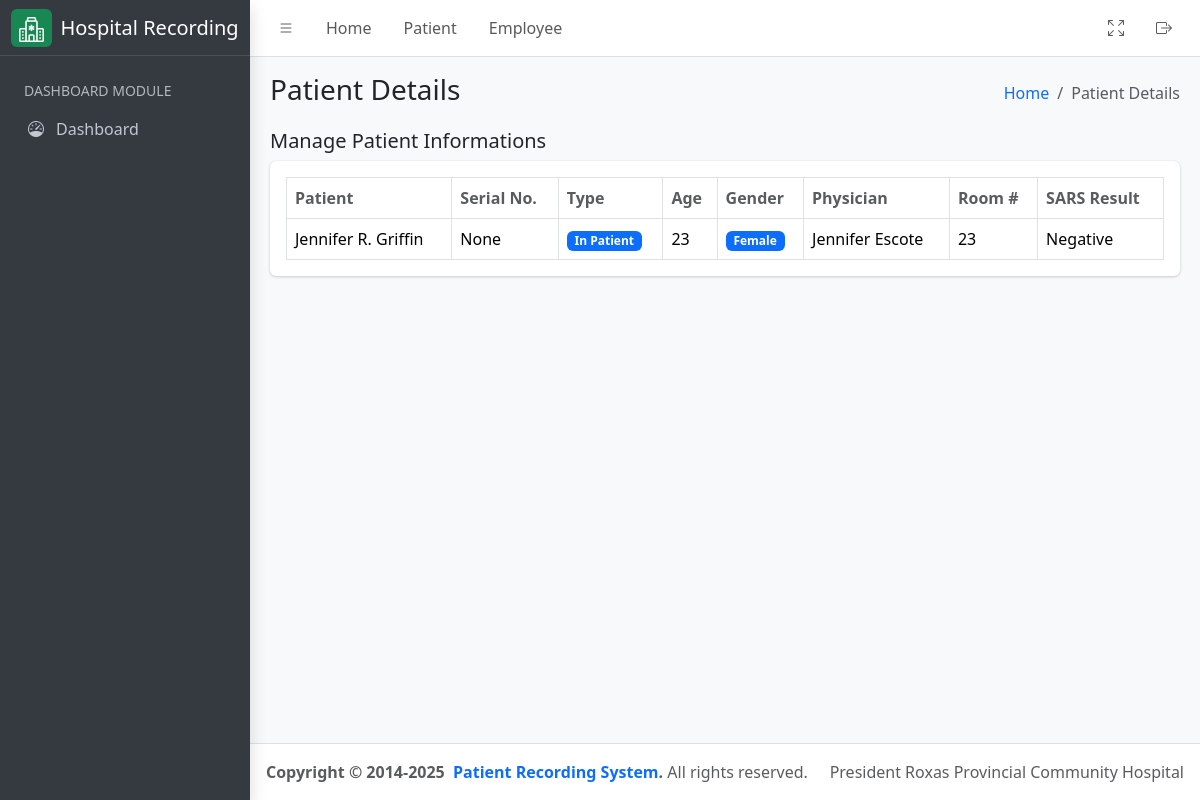
The page /patient/ on the database as committed earlier.
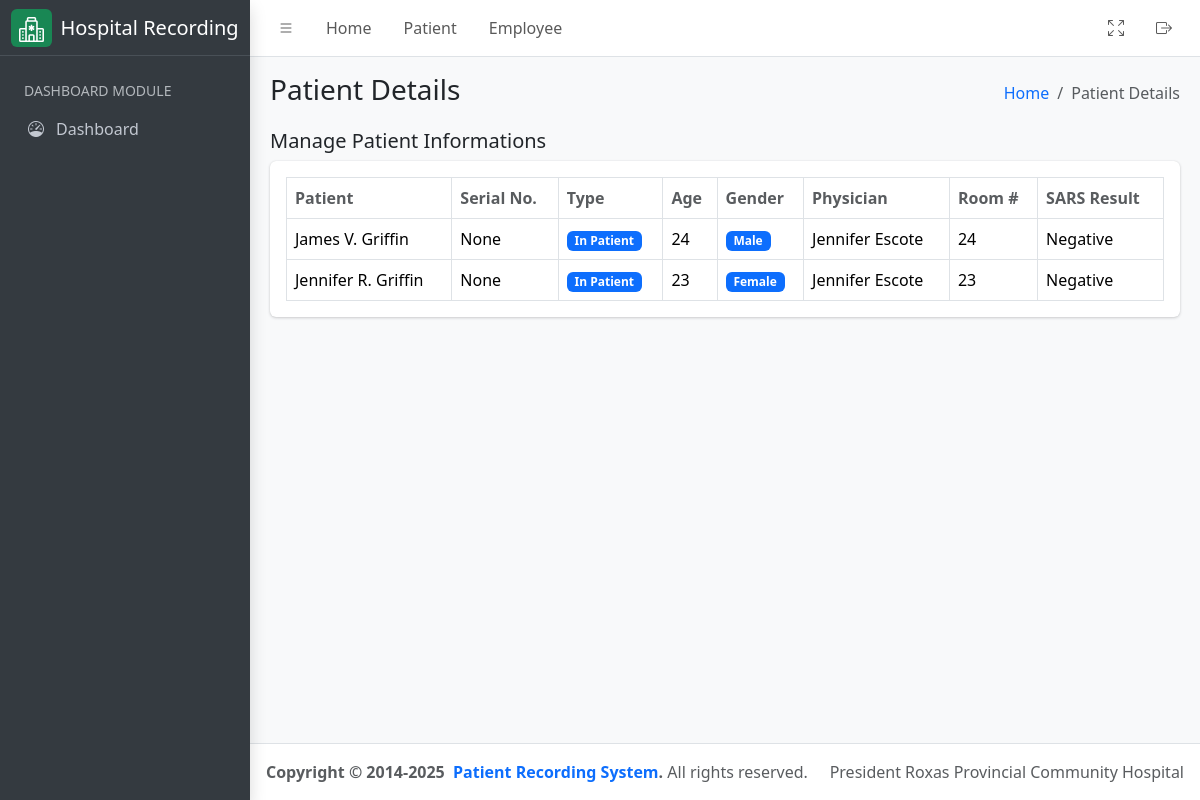
The same page on the database as committed later.
### hospital_app/models.py (models this page shows, shortened)
class Patient(models.Model):
    firstname = models.CharField(max_length=255)
    middlename = models.CharField(max_length=255, null=False, blank=True)
    lastname = models.CharField(max_length=255)
    age = models.PositiveIntegerField()
    sex = models.CharField(
        max_length=10, choices=(("Male", "Male"), ("Female", "Female"))
    )
    physician = models.ForeignKey(
        CustomUser,
        related_name="physician",
        limit_choices_to={"groups__name": "Physician"},
        on_delete=models.CASCADE,
    )
    room_number = models.PositiveIntegerField(null=True, blank=True, help_text="Leave room number as empty if out patient")
    sample_type = models.CharField(max_length=255)
    time_of_collection = models.TimeField()
    date_of_collection = models.DateField()
    sars_result = models.CharField(max_length=255)
    date = models.DateField(auto_now_add=True)
    serial_number = models.CharField(max_length=255, help_text="Serial number example: PT-01152025-R23")
    assigned_pathologist = models.ForeignKey(
        CustomUser,
        related_name="patient_pathologist",
        on_delete=models.CASCADE,
        null=True,
        blank=True,
        limit_choices_to={"groups__name": "Pathologist"},
    )
    assigned_technologist = models.ForeignKey(
        CustomUser,
        related_name="patient_technologist",
        on_delete=models.CASCADE,
        null=True,
        blank=True,
        limit_choices_to={"groups__name": "Medical Technologist"},
    )
    patient_type = models.CharField(
        max_length=100,
        default="In Patient",
        choices=(
            ("In Patient", "In Patient"),
            ("Out Patient", "Out Patient"),
        ),
    )
    def get_full_name(self):
        return f"{self.firstname}  { self.middlename[0] + '.' if self.middlename else ''} {self.lastname}"
    class Meta:
        ordering = ("time_of_collection",)

class CustomUser(AbstractUser):
    license_number = models.CharField(max_length=10, unique=True, db_index=True)
    class Meta:
        verbose_name = "User"
        verbose_name_plural = "Users"

### hospital_app/views.py (the view)
# urls.py: path('patient/', PatientListView.as_view(), name="patient_list"),
class PatientListView(ListView):
    template_name = "patient.html"
    queryset = Patient.objects.all().order_by("-date")
    context_object_name = "patients"
    def get_context_data(self, **kwargs):
        context = super().get_context_data(**kwargs)
        context["detail_header"] = "Patient Details List"
        context["humberger_header"] = "Patient Details"
        return context

### hospital_app/templatetags/group.py (called while the page is built)
@register.filter
def has_group(user, group_name):
    return user.groups.filter(name=group_name).exists()

### hospital_app/templates/patient.html (shortened to what this page needs)
{% extends './includes/base.html' %}
{% load group %}
{% block content %}
<div class="container-fluid">
    <div class="row">
        <div class="col-md-12">
            <div class="d-flex justify-content-between align-items-center">
                <h5>Manage Patient Informations</h5>
            </div>
            <div class="card mb-4">
                <div class="card-body">
                    <table id="datatable" class="table table-bordered table-hover">
                        <thead>
                            <tr>
                                <th class="text-muted">Patient</th>
                                <th class="text-muted">Serial No.</th>
                                <th class="text-muted">Type</th>
                                <th class="text-muted">Age</th>
                                <th class="text-muted">Gender</th>
                                <th class="text-muted">Physician</th>
                                <th class="text-muted">Room #</th>
                                <th class="text-muted">SARS Result</th>
                            </tr>
                        </thead>
                        <tbody>
                            {% for result in patients %}
                            <tr>
                                <td>{{ result.get_full_name }}</td>
                                <td>{{ result.serial_number }}</td>
                                <td>
                                    <span class="badge bg-primary">{{ result.patient_type }}</span>
                                </td>
                                <td>{{ result.age }}</td>
                                <td>
                                    <span class="badge bg-primary">{{ result.sex }}</span>
                                </td>
                                <td>{{ result.physician.get_full_name }}</td>
                                <td>{{ result.room_number }}</td>
                                <td>{{ result.sars_result }}</td>
                            </tr>
                            {% endfor %}
                        </tbody>
                    </table>
                </div>
            </div>
        </div>
    </div>
</div>
{% endblock %}

Rows that differ between the two databases and show on the page:
added Patient: get_full_name "James V. Griffin", serial_number "None", patient_type "In Patient", age "24", sex "Male", physician.get_full_name "Jennifer Escote", room_number "24", sars_result "Negative"
